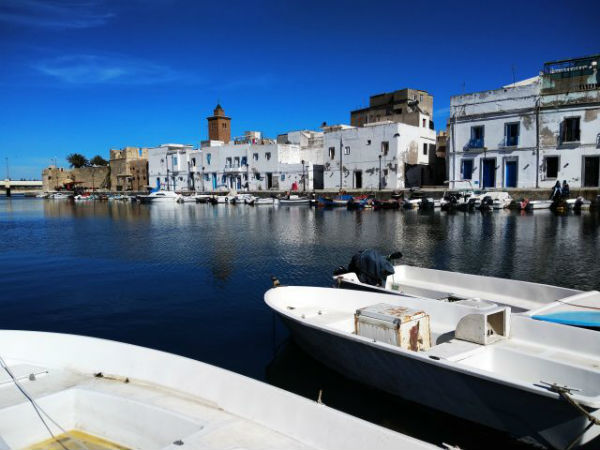
#> input picture Test.jpg, 600 x 450 px
$ python Test_02.py
#> lines starting #> are read from the running program, lines starting #| are printed output that depends on the picture
import numpy as np
import cv2

imagery= cv2.imread("Test.jpg",1)
#> imagery is the input picture: shape (450, 600, 3); mean B, G, R 137.2, 107.9, 85.3
cv2.imshow("Internot",imagery)
cv2.moveWindow("Internot",0,0)
print(imagery.shape)
#| (450, 600, 3)
height,width,channel = imagery.shape
#> height = 450; width = 600; channel = 3

b,g,r= cv2.split(imagery)
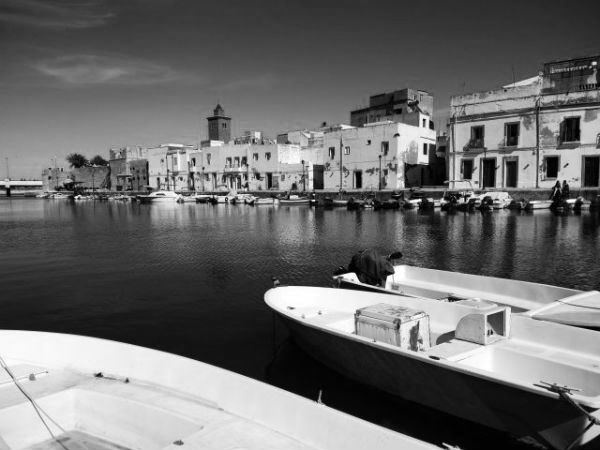
#> g: shape (450, 600); min 0, max 255, mean 107.9
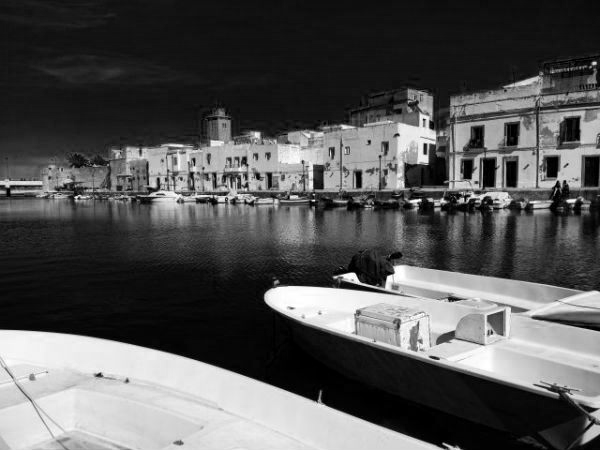
#> r: shape (450, 600); min 0, max 255, mean 85.3

rgb_split = np.empty([height,width*3,3],'uint8')
rgb_split[:,0:width]=cv2.merge([b,b,b])
rgb_split[:,width:width*2]=cv2.merge([g,g,g])
rgb_split[:,width*2:width*3]=cv2.merge([r,r,r])
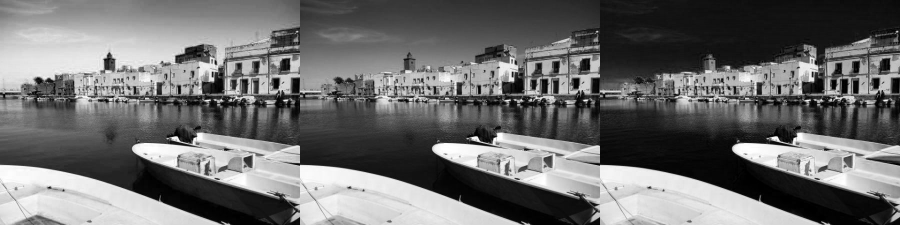
#> rgb_split: shape (450, 1800, 3) (shown at 1/2 size); min 0, max 255, mean 110.1
hsv=cv2.cvtColor(imagery,cv2.COLOR_BGR2HSV)
#> hsv: shape (450, 600, 3); mean H, S, V 91.3, 114.3, 139.4
h,s,v=cv2.split(hsv)
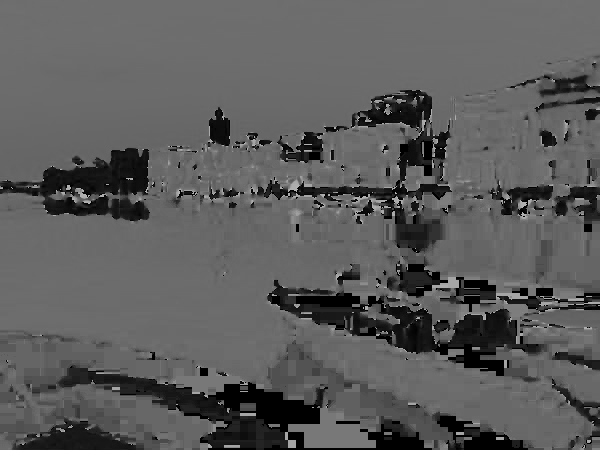
#> h: shape (450, 600); min 0, max 179, mean 91.3
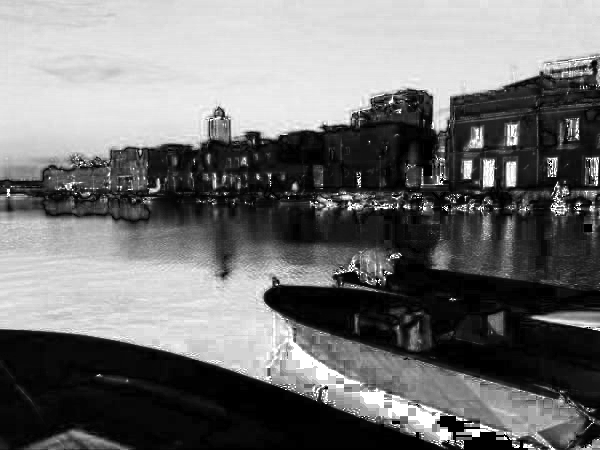
#> s: shape (450, 600); min 0, max 255, mean 114.3
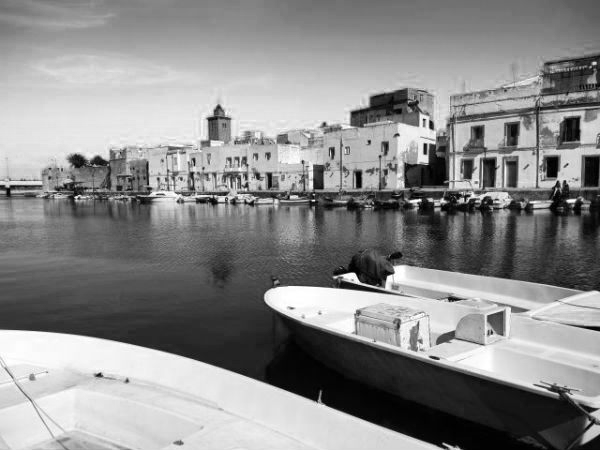
#> v: shape (450, 600); min 0, max 255, mean 139.4
hsv_split=np.concatenate((h,s,v),axis=1)
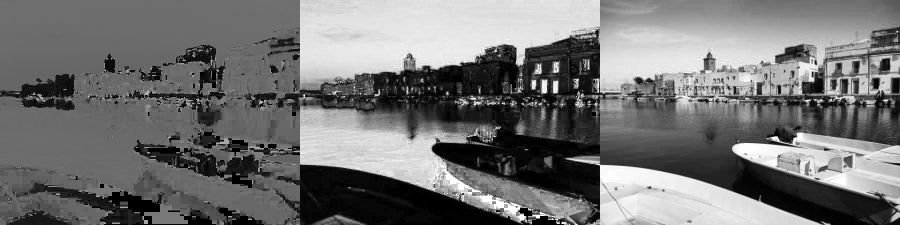
#> hsv_split: shape (450, 1800) (shown at 1/2 size); min 0, max 255, mean 115
cv2.imshow("HSVSplit.png",hsv_split)

cv2.imshow("InterNu.png",rgb_split)

cv2.waitKey(0)
cv2.destroyAllWindows()

$ run again, with 10.PNG saved as Test.jpg
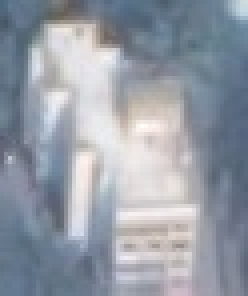
#> input picture 10.PNG, 62 x 74 px (shown 4 times larger)
#> imagery is the input picture: shape (74, 62, 3); mean B, G, R 166.2, 155.8, 149.4
#| (74, 62, 3)
#> `rgb_split[:,width*2:width*3]=cv2.merge([r,r,r])`:
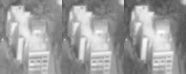
#> rgb_split: shape (74, 186, 3); min 69, max 255, mean 157.2
#> hsv: shape (74, 62, 3); mean H, S, V 93.7, 36.7, 168.3
#> `hsv_split=np.concatenate((h,s,v),axis=1)`:
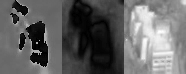
#> hsv_split: shape (74, 186); min 0, max 255, mean 99.6

$ run again, with 100.PNG saved as Test.jpg
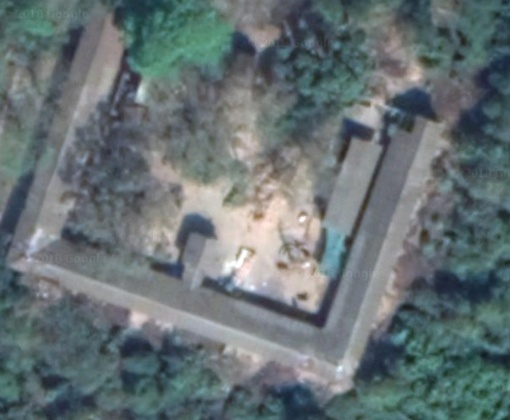
#> input picture 100.PNG, 510 x 420 px
#> imagery is the input picture: shape (420, 510, 3); mean B, G, R 116, 113.6, 102.1
#| (420, 510, 3)
#> hsv: shape (420, 510, 3); mean H, S, V 89.3, 45.4, 119.1
#> `h,s,v=cv2.split(hsv)`:
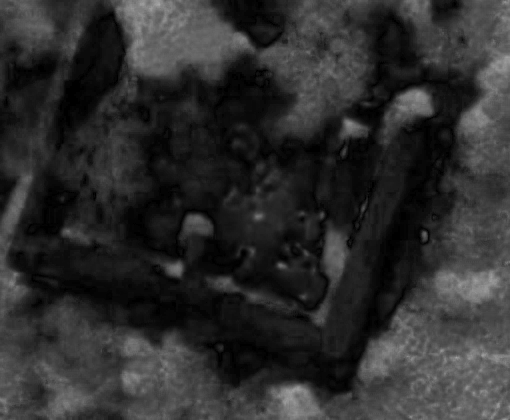
#> s: shape (420, 510); min 0, max 169, mean 45.4
#> `hsv_split=np.concatenate((h,s,v),axis=1)`:
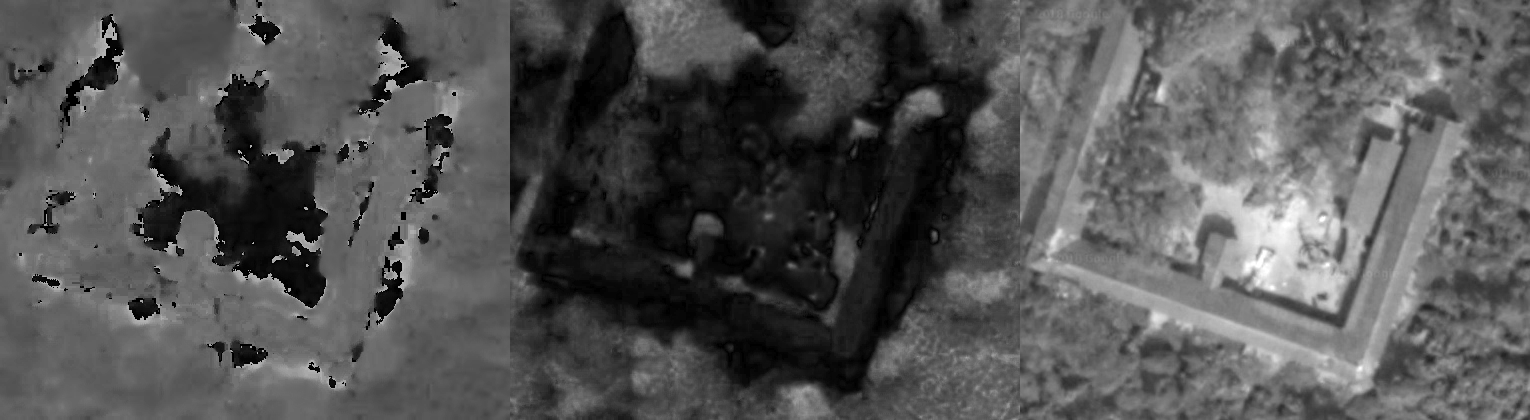
#> hsv_split: shape (420, 1530); min 0, max 255, mean 84.6

$ run again, with 11.PNG saved as Test.jpg
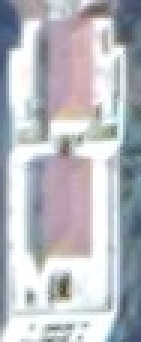
#> input picture 11.PNG, 47 x 114 px (shown 3 times larger)
#> imagery is the input picture: shape (114, 47, 3); mean B, G, R 193.2, 186.7, 185.2
#| (114, 47, 3)
#> hsv: shape (114, 47, 3); mean H, S, V 104.4, 26.4, 197
#> `hsv_split=np.concatenate((h,s,v),axis=1)`:
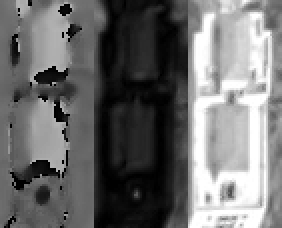
#> hsv_split: shape (114, 141) (shown 2 times larger); min 0, max 255, mean 109.3
